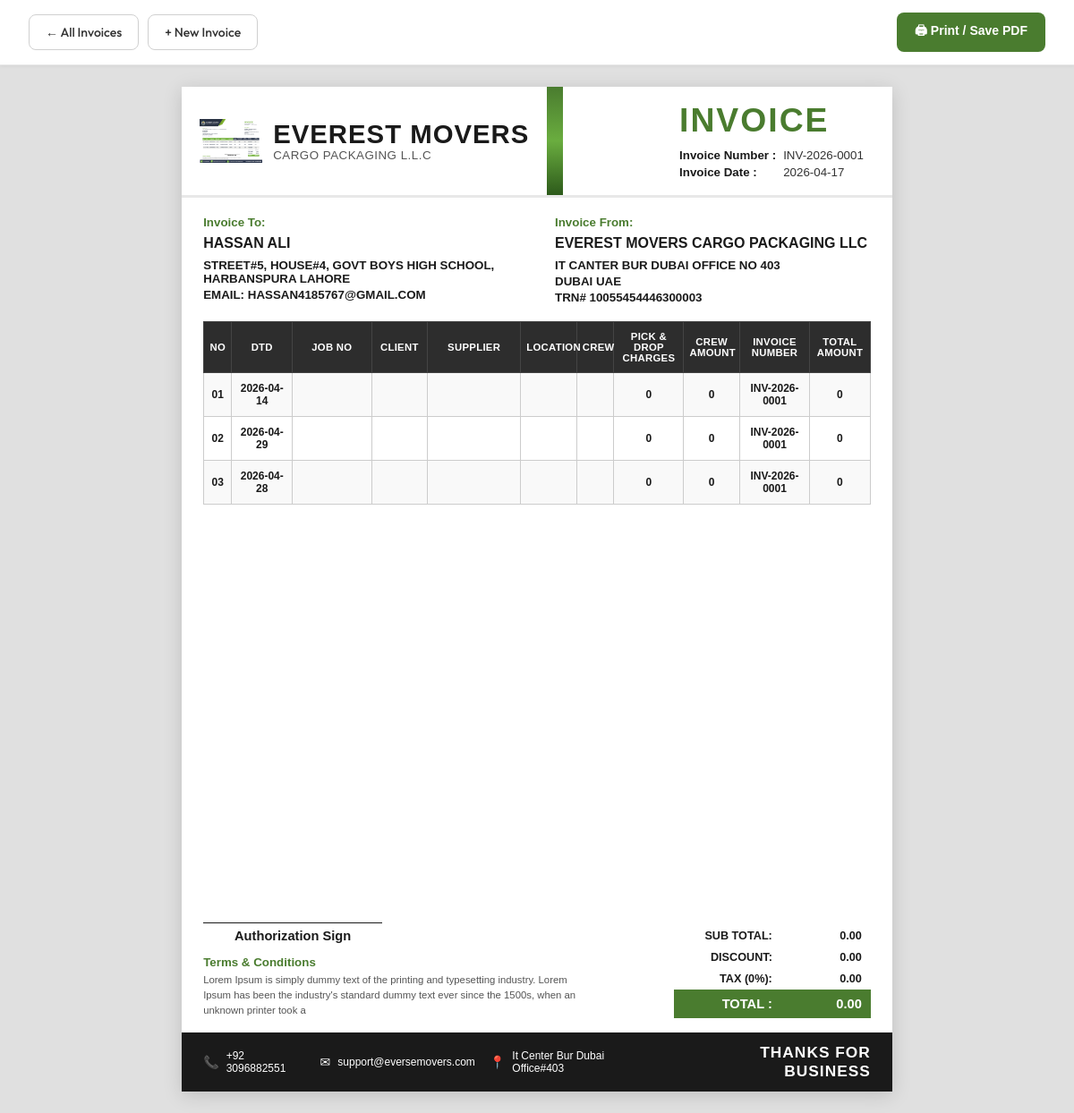
The app's page /invoice/1 with its own data.
### tables this page shows
CREATE TABLE invoices (
            id INTEGER PRIMARY KEY AUTOINCREMENT,
            invoice_number TEXT NOT NULL,
            invoice_date TEXT NOT NULL,
            due_date TEXT,
            bill_to_name TEXT,
            bill_to_address TEXT,
            bill_to_email TEXT,
            company_name TEXT DEFAULT 'EVEREST MOVERS CARGO PACKAGING LLC',
            company_address TEXT DEFAULT 'IT CANTER BUR DUBAI OFFICE NO 403, DUBAI UAE',
            company_phone TEXT DEFAULT '+92 3096882551',
            company_email TEXT DEFAULT 'support@eversemovers.com',
            tax_percent REAL DEFAULT 0,
            discount REAL DEFAULT 0,
            terms TEXT DEFAULT '',
            created_at TEXT DEFAULT CURRENT_TIMESTAMP
        );

CREATE TABLE invoice_items (
            id INTEGER PRIMARY KEY AUTOINCREMENT,
            invoice_id INTEGER NOT NULL,
            item_date TEXT,
            job_no TEXT,
            client TEXT,
            description TEXT,
            location TEXT,
            crew TEXT,
            pick_drop_charges REAL DEFAULT 0,
            crew_amount REAL DEFAULT 0,
            total_amount REAL DEFAULT 0,
            FOREIGN KEY (invoice_id) REFERENCES invoices(id) ON DELETE CASCADE
        );

### app.py (the view)
@app.route('/invoice/<int:invoice_id>')
def view_invoice(invoice_id):
    conn = get_db()
    cursor = conn.cursor()
    cursor.execute("SELECT * FROM invoices WHERE id = ?", (invoice_id,))
    invoice = cursor.fetchone()
    if not invoice:
        conn.close()
        return "Invoice not found", 404
    cursor.execute("SELECT * FROM invoice_items WHERE invoice_id = ?", (invoice_id,))
    items = cursor.fetchall()
    conn.close()
    subtotal = sum(item['total_amount'] for item in items)
    tax_amount = subtotal * (invoice['tax_percent'] / 100)
    total = subtotal + tax_amount - invoice['discount']
    return render_template('invoice.html',
                           invoice=invoice,
                           items=items,
                           subtotal=subtotal,
                           tax_amount=tax_amount,
                           total=total)

### app.py (called while the page is built)
def get_db():
    conn = sqlite3.connect(DB_PATH)
    conn.row_factory = sqlite3.Row
    return conn

### templates/invoice.html (shortened to what this page needs)
<!DOCTYPE html>
<html lang="en">
<head>
    <link rel="stylesheet" href="{{ url_for('static', filename='css/style.css') }}">
    <link rel="stylesheet" href="{{ url_for('static', filename='css/print.css') }}">
</head>
<body class="preview-body">
    <div class="print-toolbar no-print">
        <div class="toolbar-left">
            <a href="{{ url_for('index') }}" class="btn-secondary">← All Invoices</a>
            <a href="{{ url_for('create_invoice') }}" class="btn-secondary">+ New Invoice</a>
        </div>
        <div class="toolbar-right">
            <button class="btn-primary" onclick="window.print()">🖨 Print / Save PDF</button>
        </div>
    </div>
    <div class="invoice-page" id="invoice-doc">
        <div class="inv-header">
            <div class="inv-header-left">
                <div class="inv-logo-block">
                    <img src="{{ url_for('static', filename='images/logo.png') }}" alt="Logo" class="inv-logo">
                    <div class="inv-brand-text">
                        <span class="inv-company-name">EVEREST MOVERS</span>
                        <span class="inv-tagline">CARGO PACKAGING L.L.C</span>
                    </div>
                </div>
                <div class="inv-header-stripe"></div>
            </div>
            <div class="inv-header-right">
                <div class="inv-title-block">
                    <h1 class="inv-title">INVOICE</h1>
                    <table class="inv-meta-table">
                        <tr>
                            <td class="meta-label">Invoice Number :</td>
                            <td class="meta-value">{{ invoice.invoice_number }}</td>
                        </tr>
                        <tr>
                            <td class="meta-label">Invoice Date :</td>
                            <td class="meta-value">{{ invoice.invoice_date }}</td>
                        </tr>
                    </table>
                </div>
            </div>
        </div>
        <div class="inv-parties">
            <div class="inv-bill-to">
                <p class="party-label">Invoice To:</p>
                <p class="party-name">{{ invoice.bill_to_name }}</p>
                <div class="party-address">
                    {% if invoice.bill_to_address %}
                        {% for line in invoice.bill_to_address.split('\n') %}
                        <p>{{ line }}</p>
                        {% endfor %}
                    {% endif %}
                    {% if invoice.bill_to_email %}
                    <p>Email: {{ invoice.bill_to_email }}</p>
                    {% endif %}
                </div>
            </div>
            <div class="inv-bill-from">
                <p class="party-label">Invoice From:</p>
                <p class="party-name">{{ invoice.company_name }}</p>
                <div class="party-address">
                    {% for line in invoice.company_address.split('\n') %}
                    <p>{{ line }}</p>
                    {% endfor %}
                </div>
            </div>
        </div>
        <table class="inv-items-table">
            <thead>
                <tr>
                    <th class="col-no">NO</th>
                    <th class="col-dtd">DTD</th>
                    <th class="col-jobno">JOB NO</th>
                    <th class="col-client">CLIENT</th>
                    <th class="col-supplier">SUPPLIER</th>
                    <th class="col-location">LOCATION</th>
                    <th class="col-crew">CREW</th>
                    <th class="col-pickdrop">PICK &amp; DROP CHARGES</th>
                    <th class="col-crewamt">CREW AMOUNT</th>
                    <th class="col-invnum">INVOICE NUMBER</th>
                    <th class="col-total">TOTAL AMOUNT</th>
                </tr>
            </thead>
            <tbody>
                {% for item in items %}
                <tr class="{% if loop.index is odd %}row-odd{% else %}row-even{% endif %}">
                    <td class="col-no">{{ '%02d'|format(loop.index) }}</td>
                    <td class="col-dtd">{{ item.item_date }}</td>
                    <td class="col-jobno">{{ item.job_no }}</td>
                    <td class="col-client">{{ item.client }}</td>
                    <td class="col-supplier">{{ item.description }}</td>
                    <td class="col-location">{{ item.location }}</td>
                    <td class="col-crew">{{ item.crew }}</td>
                    <td class="col-pickdrop">{{ '%.0f'|format(item.pick_drop_charges) }}</td>
                    <td class="col-crewamt">{{ '%.0f'|format(item.crew_amount) }}</td>
                    <td class="col-invnum">{{ invoice.invoice_number }}</td>
                    <td class="col-total">{{ '%.0f'|format(item.total_amount) }}</td>
                </tr>
                {% endfor %}
            </tbody>
        </table>
        <div class="inv-footer-area">
            <div class="inv-left-footer">
                <div class="inv-signature-area">
                    <div class="signature-line"></div>
                    <p class="signature-text">Authorization Sign</p>
                </div>
                <div class="inv-terms">
                    <p class="terms-title">Terms &amp; Conditions</p>
                    <p class="terms-text">{{ invoice.terms or 'Lorem Ipsum is simply dummy text of the printing and typesetting industry. Lorem Ipsum has been the industry\'s standard dummy text ever since the 1500s, when an unknown printer took a' }}</p>
                </div>
            </div>
            <div class="inv-totals-wrapper">
                <table class="inv-totals-table">
                    <tr>
                        <td class="tot-label">SUB TOTAL:</td>
                        <td class="tot-value">{{ '%.2f'|format(subtotal) }}</td>
                    </tr>
                    <tr>
                        <td class="tot-label">DISCOUNT:</td>
                        <td class="tot-value">{{ '%.2f'|format(invoice.discount) }}</td>
                    </tr>
                    <tr>
                        <td class="tot-label">TAX ({{ invoice.tax_percent|int }}%):</td>
                        <td class="tot-value">{{ '%.2f'|format(tax_amount) }}</td>
                    </tr>
                    <tr class="tot-final-row">
                        <td class="tot-final-label">TOTAL :</td>
                        <td class="tot-final-value">{{ '%.2f'|format(total) }}</td>
                    </tr>
                </table>
            </div>
        </div>
        <div class="inv-bottom-bar">
            <div class="bottom-contact">
                <span class="contact-icon">📞</span>
                <span>{{ invoice.company_phone }}</span>
            </div>
            <div class="bottom-contact">
                <span class="contact-icon">✉</span>
                <span>{{ invoice.company_email }}</span>
            </div>
            <div class="bottom-contact">
                <span class="contact-icon">📍</span>
                <span>It Center Bur Dubai Office#403</span>
            </div>
            <div class="bottom-thanks">
                <strong>THANKS FOR BUSINESS</strong>
            </div>
        </div>
    </div>
</body>
</html>

### records on screen
invoices: invoice_number "INV-2026-0001", invoice_date "2026-04-17", bill_to_name "HASSAN ALI", bill_to_address "STREET#5, HOUSE#4, GOVT BOYS HIGH SCHOOL, HARBANSPURA LAHORE", bill_to_email "HASSAN4185767@GMAIL.COM", company_name "EVEREST MOVERS CARGO PACKAGING LLC", terms "Lorem Ipsum is simply dummy text of the printing and typesetting industry. Lorem Ipsum has been the industry's standard dummy text ever since the 1500s, when an unknown printer took a", discount "0.00", tax_percent "0", company_phone "+92 3096882551", company_email "support@eversemovers.com"
invoice_items: index "01", item_date "2026-04-14", pick_drop_charges "0", crew_amount "0", total_amount "0"
invoice_items: index "02", item_date "2026-04-29", pick_drop_charges "0", crew_amount "0", total_amount "0"
invoice_items: index "03", item_date "2026-04-28", pick_drop_charges "0", crew_amount "0", total_amount "0"

### other values on screen
{{ line }} "IT CANTER BUR DUBAI OFFICE NO 403" "DUBAI UAE" "TRN# 10055454446300003"
{{ '%.2f'|format(subtotal) }} "0.00"
{{ '%.2f'|format(tax_amount) }} "0.00"
{{ '%.2f'|format(total) }} "0.00"
